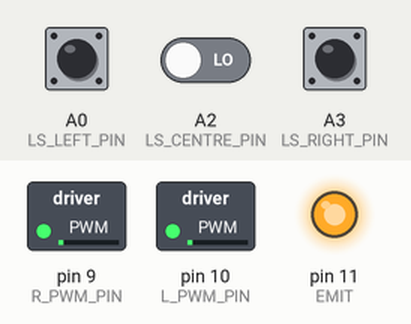
A sketch run on a simulated Arduino Uno, built with avr-gcc and run on an emulated ATmega328P. Parts: switched loads named in the sketch (green lamp = pin HIGH), output pins drawn as LEDs (lit = HIGH). The inputs (shaded band) are chosen by the test bench; at power-on: A0 (LS_LEFT_PIN) HIGH, A2 (LS_CENTRE_PIN) LOW, A3 (LS_RIGHT_PIN) LOW. EEPROM starts erased.

Above: at 4.6 s.
4.7 s: A0 (LS_LEFT_PIN) pulsed LOW 5 times (0.12 s each, 0.3 s apart)
At 5.49 s:
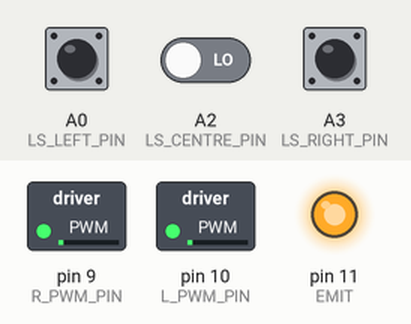
7.7 s: A0 (LS_LEFT_PIN) pulled LOW for 0.15 s
9.3 s: A0 (LS_LEFT_PIN) pulled LOW for 1 s
At 9.48 s:
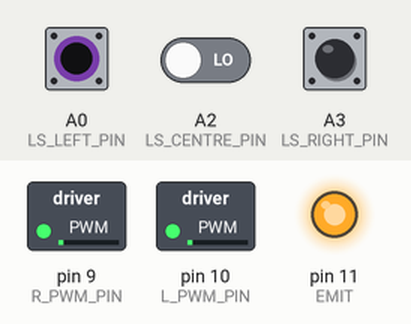
Timing chart, 0 to 12.3 s (numbered marks = the images above; inputs shaded):
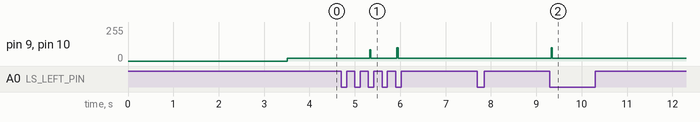

Measured:
- after the input at 4.7 s, pin 9 (R_PWM_PIN), pin 10 (L_PWM_PIN): 20/255 → 86/255 after 0.63 s, → 20/255 0.02 s later, → 99/255 0.57 s later, → 20/255 0.02 s later
- after the input at 9.3 s, pin 9 (R_PWM_PIN), pin 10 (L_PWM_PIN): 20/255 → 99/255 at once, → 20/255 0.02 s later

The sketch:

BANG_write.ino
```cpp
#include<EEPROM.h>
#include "motor.h"
#include "linesensor.h"

#define black 900

int address = 0;
Motors_c  motors;
LineSensor_c sensors;
float e_line;
// determine a proportional rotation power. scale a maximum PWM value by the e_line signal.
float turn_pwm = 100;  // the sensible max pwm for rotation
unsigned long start_time = millis();
unsigned long current_time = millis();

struct SENSOR{
  unsigned long left;
  unsigned long centre;
  unsigned long right;
  float e_line;
  // unsigned long time;
};

bool lineDetected(float sensor_value){
  if(sensor_value > black && sensor_value <2000){
    return true;
  }
  else{
    return false;
  }
}

void resetAll(unsigned int eepromLength, byte value = 255){
  for(int address = 0; address < eepromLength; address++){
    EEPROM.write(address, value);
    // Serial.print("Address ");
    // Serial.print(address);
    // Serial.print(": ");
    // Serial.println(data);
  }
}
void setup() {
  sensors.enableIRLEDs();
  resetAll(EEPROM.length(), 0);
}

void loop() {
  sensors.doParallelSensorRead();
  float left_sensor = sensors.sensor_read[0];
  float centre_sensor = sensors.sensor_read[1];
  float right_sensor = sensors.sensor_read[2];
  // Serial.println(sensors.sensor_read[0]);
  float e_line = sensors.getLineError();
  Serial.println(e_line); //原本就是-0.08


  // if (millis() - current_time > 10) {
  //   unsigned long time = millis() - start_time;
  //   SENSOR sensor_value = {left_sensor, centre_sensor, right_sensor, e_line, time};

  //   address = address + sizeof(sensor_value);
  //   EEPROM.put(address, sensor_value);
  //   current_time = millis();
  // }

  SENSOR sensor_value = {left_sensor, centre_sensor, right_sensor, e_line};
  Serial.println(sensor_value.e_line);

  address = address + sizeof(sensor_value);
  if(address>=EEPROM.length()){
    address = 0;
  }
  EEPROM.put(address, sensor_value);


  float speed = turn_pwm * (e_line);
  float straight_value = 0.1;
    if(abs(e_line) > straight_value){
      motors.setMotors(-speed, speed);
      Serial.print(speed);
      Serial.println(-speed);
    }
    else {//move forward
      Serial.println("Move forward");
      motors.setMotors(20, 20);
    }


}
```

linesensor.h
```cpp
// this #ifndef stops this file
// from being included mored than
// once by the compiler.
#ifndef _LINESENSOR_H
#define _LINESENSOR_H

#define LS_LEFT_PIN A0
#define LS_CENTRE_PIN A2
#define LS_RIGHT_PIN A3
#define EMIT 11
#define NB_LS_PINS 3

// Class to operate the linesensor(s).
class LineSensor_c {
  public:
    int ls_pin[NB_LS_PINS] = {LS_LEFT_PIN, LS_CENTRE_PIN, LS_RIGHT_PIN};
    unsigned long sensor_read[NB_LS_PINS];


    // Constructor, must exist.
    LineSensor_c() {


    }
    void enableIRLEDs(){
      pinMode(EMIT, OUTPUT);
      digitalWrite(EMIT, HIGH);
    }
    void disableIRLEDs(){
      pinMode(EMIT, OUTPUT);
      digitalWrite(EMIT, LOW);
    }

    float getLineError(){
      double e_line;
      float w_left;
      float w_right;

      // get sensor reading, may call an updateLineSensor() function from loop before hand
      float sum_gs;
      float gs_value[3];
      // float left = sensor_read[0] - 120;
      // float centre = sensor_read[1];
      // float right = sensor_read[2] - 236;
      float left = sensor_read[0];
      float centre = sensor_read[1];
      float right = sensor_read[2];
      sum_gs = left + centre + right;
      gs_value[0] = left / sum_gs;
      gs_value[1] = centre / sum_gs;
      gs_value[2] = right / sum_gs;
      // sum ground sensor activation

      // normalize individual sensor readings against sum
      // calculated error signal
      w_left = gs_value[0] + (gs_value[1]*0.5);
      w_right = gs_value[2] + (gs_value[1]*0.5);
      e_line = w_left - w_right;
      // bigger value means more black.
      // Serial.println(e_line);

      return e_line;
    }
    void chargeCapacitors(){
      // Charge capacitor by setting input pin
      // temporarily to output and HIGH
      pinMode(LS_LEFT_PIN,OUTPUT);
      pinMode( LS_RIGHT_PIN, OUTPUT );
      pinMode(LS_CENTRE_PIN,OUTPUT);

      digitalWrite( LS_LEFT_PIN, HIGH );
      digitalWrite( LS_RIGHT_PIN, HIGH );
      digitalWrite( LS_CENTRE_PIN, HIGH );


      // Tiny delay for capacitor to charge.
      delayMicroseconds(30);

      //  Turn input pin back to an input
      pinMode( LS_LEFT_PIN, INPUT );
      pinMode( LS_RIGHT_PIN, INPUT );
      pinMode( LS_CENTRE_PIN, INPUT );
    }
    void readLineSensor(){
      //Test single sensor.
      //Stay in a loop whilst the capacitor
      //is still registering as "HIGH".
      bool done = false;
      unsigned long timeout = 5000;
      unsigned long sensor_time;
      unsigned long start_time;

      // pinMode(LS_LEFT_PIN,OUTPUT);

      // digitalWrite( LS_LEFT_PIN, HIGH );
      // pinMode(LS_LEFT_PIN,INPUT);
      chargeCapacitors();
      start_time = micros();

      while(done!=true){
        unsigned long current_time = micros();
          // Calculate elapsed time
        unsigned long elapsed_time; // t_elapsed

        elapsed_time = current_time - start_time;

        if(elapsed_time >= timeout){
          done = true;
          sensor_time = timeout;
        }
        if(digitalRead( LS_LEFT_PIN ) == LOW){
          sensor_time = elapsed_time;
          done = true;
        }
      }
      //Serial.println(start_time);
      // Serial.println(sensor_time);
    }


    void doParallelSensorRead(){
      int which;   // index through each sensor.
      // Places to store microsecond count
      unsigned long start_time;
      unsigned long timeout = 5000;
      // multiple sensors need multiple places to store the measurement result.
      // check how many sensors have finished reading. count down to zero.
      int remaining = NB_LS_PINS;
      unsigned long elapsed_time; // t_elapsed
      // unsigned long sensor_read[NB_LS_PINS];
      // must set default separately!!
      sensor_read[0] = 0;
      sensor_read[1] = 0;
      sensor_read[2] = 0;

      chargeCapacitors();
      start_time = micros();
      bool done = false;

      while(remaining>0){
        unsigned long current_time = micros();
          // Calculate elapsed time
        unsigned long elapsed_time; // t_elapsed

        elapsed_time = current_time - start_time;

        for(which = 0; which<NB_LS_PINS; which++){
          // the sensor has completed.
          if(digitalRead( ls_pin[which] ) == LOW){
            if(sensor_read[which] == 0){
              sensor_read[which] = elapsed_time;
              remaining = remaining - 1;
            }
          }
        }
        // Here, we make a final check to see if the
        // whole read operation is taking too long.
        if(elapsed_time >= timeout){
          sensor_read[0] = timeout;
          sensor_read[1] = timeout;
          sensor_read[2] = timeout;
          remaining = remaining - 1;
        }
      }

      // Serial.print("line sensor: " );
      // Serial.print( sensor_read[0]);
      // Serial.print(",");
      // Serial.print(sensor_read[1]);
      // Serial.print(",");
      // Serial.println(sensor_read[2]);
      // delay(10);
    }


};


#endif
```

motor.h
```cpp
// this #ifndef stops this file
// from being included mored than
// once by the compiler.
#ifndef _MOTORS_H
#define _MOTORS_H

#define FWD LOW
#define REV HIGH

// Class to operate the motor(s).
class Motors_c {
  public:
    int R_PWM_PIN = 9;      // LED connected to digital pin 9 Right motor PWM
    int L_PWM_PIN = 10;    // LED connected to digital pin 10 Left motor PWM
    int L_DIR_PIN = 16;   // left direction
    int R_DIR_PIN = 15;    // right direction

    // Constructor, must exist.
    Motors_c() {


    }
    void setMotorDirection(char* L_DIR, char* R_DIR){
	    digitalWrite(L_DIR_PIN, L_DIR);
	    digitalWrite(R_DIR_PIN, R_DIR);
    }
    void setMotorSpeed(float L_PWM, float R_PWM){
	    analogWrite(L_PWM_PIN, L_PWM);
	    analogWrite(R_PWM_PIN, R_PWM);
    }


    setMotors(float left, float right){
      if(left<0 && right >=0){
        setMotorDirection(REV, FWD);
        setMotorSpeed(abs(left), right);
      }
      else if(left < 0 && right <0){
        setMotorDirection(REV, REV);
        setMotorSpeed(abs(left), abs(right));
      }
      else if(left >=0 && right < 0){
        setMotorDirection(FWD, REV);
        setMotorSpeed(abs(left), abs(right));
      }
      else if(left >=0 && right >= 0){
        setMotorDirection(FWD, FWD);
        setMotorSpeed(abs(left), abs(right));
      }
    }

    // Use this function to
    // initialise the pins and
    // state of your motor(s).
    void initialise() {
	    setMotorDirection(FWD, FWD);
	    setMotorSpeed(0, 0);
    }

    // functions

    void moving_forwards(){
	    setMotorDirection(FWD, FWD);
	    setMotorSpeed(20, 20);
    }
    void moving_backwards(){
	    setMotorDirection(REV, REV);
	    setMotorSpeed(20, 20);
    }
    void turn_left(){
      setMotorDirection(FWD, FWD);
      setMotorSpeed(0, 20);
    }
    void turn_right(){
      setMotorDirection(FWD, FWD);
      setMotorSpeed(20, 0);
    }
    // 直角转弯
    void rotate_halfpi(){

    }
    void rotate_pi(){

    }
    void rorate_right(){
	    setMotorDirection(FWD, FWD);
	    setMotorSpeed(0, 20);
    }
    void rorate_left(){
	    setMotorDirection(FWD, FWD);
	    setMotorSpeed(20, 0);
    }

    void moving_arc(){
	    setMotorDirection(FWD, FWD);
	    setMotorSpeed(20, 15);
    }
    void rorating(){
	    setMotorDirection(FWD, REV);
	    setMotorSpeed(20, 20);
    }

};


#endif
```
